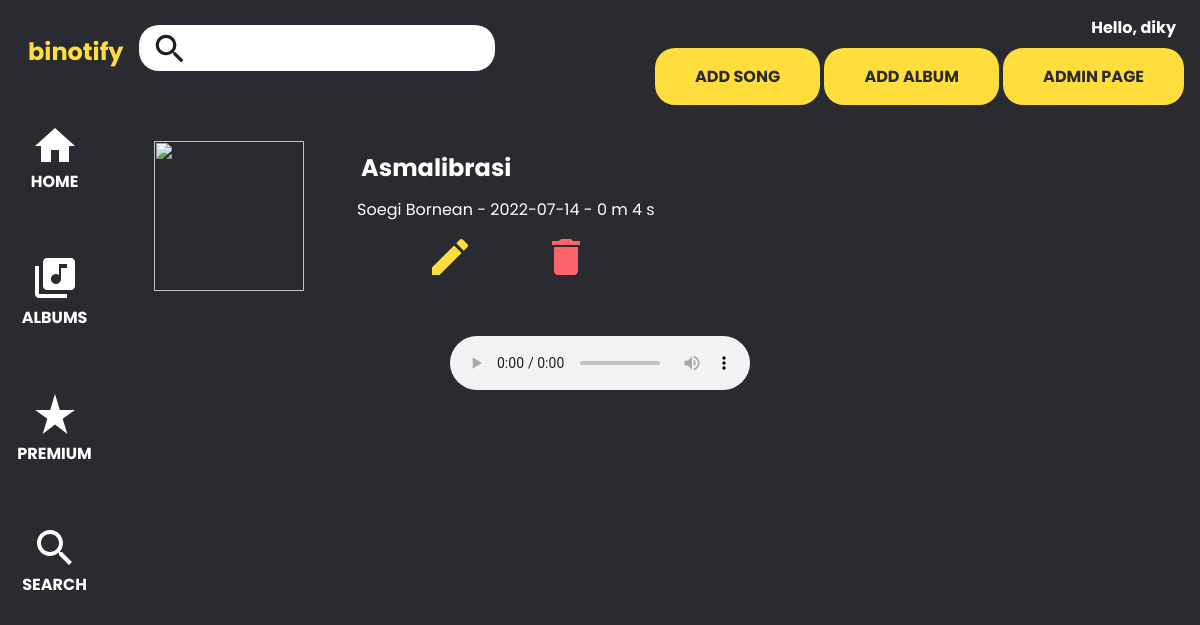
Screenshot of /song/29 (signed in) with the database file from the repository.
### tables this page shows
CREATE TABLE `song` (
  `song_id` int(10) UNSIGNED NOT NULL,
  `song_title` varchar(64) NOT NULL,
  `song_artist` varchar(128) DEFAULT NULL,
  `release_date` date NOT NULL DEFAULT current_timestamp(),
  `genre` varchar(64) DEFAULT NULL,
  `duration` int(11) NOT NULL DEFAULT 0,
  `audio_path` varchar(255) NOT NULL,
  `image_path` varchar(255) DEFAULT NULL,
  `album_id` int(10) UNSIGNED DEFAULT NULL
);

### src/app/core/Controller.php (called while the page is built, shortened)
<?php
class Controller
{
    public function view($view, $data = [])
    {
        require_once __DIR__ . '/../../app/views/' . $view . '.php';
    }
    public function model($model)
    {
        return new $model;
    }
}

### src/app/core/App.php (called while the page is built, shortened)
<?php
class App {
    protected $method = 'index';
    protected $params = [];
    public function __construct()
    {
        $url = $this->parseURL();
        if (isset($url[0])) {
            if (file_exists(__DIR__.'/../../app/controllers/' . $url[0] . '.php')) {
                unset($url[0]);
            }
        }
        $this->controller = new $this->controller;
        if (!empty($url)) {
            $this->params = array_values($url);
        }
        call_user_func_array([$this->controller, $this->method], $this->params);
    }
    public function parseURL()
    {
        if (isset($_GET['url'])) {
            $url = rtrim($_GET['url'], '/');
            $url = filter_var($url, FILTER_SANITIZE_URL);
            $url = explode('/', $url);
            return $url;
        }
    }
}

### src/index.php (called while the page is built, shortened)
<?php
$app = new App;

### src/app/core/Database.php (called while the page is built, shortened)
<?php
class Database
{
    private $host = DB_HOST;
    private $user = DB_USER;
    private $pass = DB_PASS;
    private $db_name = DB_NAME;
    private $dbh;
    private $stmt;
    public function __construct()
    {
        $dsn = 'mysql:host=' . $this->host . ';dbname=' . $this->db_name;
        $option = [
            PDO::ATTR_PERSISTENT => true,
            PDO::ATTR_ERRMODE => PDO::ERRMODE_EXCEPTION
        ];
        try {
            $this->dbh = new PDO($dsn, $this->user, $this->pass, $option);
        } catch (PDOException $e) {
            die($e->getMessage());
        }
    }
    public function query($query)
    {
        $this->stmt = $this->dbh->prepare($query);
    }
    public function bind($param, $value, $type = null)
    {
        if (is_null($type)) {
            switch (true) {
                default:
                    $type = PDO::PARAM_STR;
            }
        }
        $this->stmt->bindValue($param, $value, $type);
    }
    public function execute()
    {
        $this->stmt->execute();
    }
    public function single()
    {
        $this->execute();
        return $this->stmt->fetch(PDO::FETCH_ASSOC);
    }
}

### src/app/models/Song_model.php (called while the page is built, shortened)
<?php
class Song_model
{
	private $table = 'song';
	private $db;
	public function __construct()
	{
		$this->db = new Database;
	}
	public function getSongById($id)
	{
		$this->db->query("SELECT
            song_id, song_title, song_artist, release_date, genre, duration, audio_path, image_path, album_id
            FROM $this->table WHERE song_id=:song_id");
		$this->db->bind('song_id', $id);
		return $this->db->single();
	}
}

### src/app/views/song/index.php (the view, shortened to what this page needs)
<section id="song">
    <?php if ($data['song']) { ?>
        <div class="song-details">
            <div class="song-details" id="album-picture">
                <img src="<?= BASE_URL?>/<?=$data['song']['image_path'] ?? "public/assets/image/placeholder.jpg" ?>" width="150" height="150">
            </div>
            <div class="song-info">
                <h1><?= $data['song']['song_title'] ?></h1>
                <p><?= $data['song']['song_artist'] ?> - <?= $data['song']['release_date'] ?> - <?= floor($data['song']['duration'] / 60) ?> m <?= $data['song']['duration'] % 60 ?> s</p>
                <?php
                if (isset($_SESSION['isAdmin']) && $_SESSION['isAdmin'] == true) {
                ?>
                <div class="song-actions">
                    <a class="edit-button" href="<?= BASE_URL ?>/song/edit/<?= $data['song']['song_id'] ?>">
                    </a>
                    <a class="delete-button" href="<?= BASE_URL ?>/song/delete/<?= $data['song']['song_id'] ?>">
                        <svg width="28" height="36" viewBox="0 0 28 36" fill="none" xmlns="http://www.w3.org/2000/svg">
                            <path d="M2 32C2 34.2 3.8 36 6 36H22C24.2 36 26 34.2 26 32V8H2V32ZM28 2H21L19 0H9L7 2H0V6H28V2Z" fill="#FF646C"/>
                        </svg>
                    </a>
                </div>
                <?php } ?>
            </div>
        </div>
        <div class="audio-player-container">
            <?php if (!isset($_SESSION['username'])) { ?>
                <audio controls onplay="incrementNumPlay()" id="audio_player">
                    <source src="<?= BASE_URL?>/<?=$data['song']['audio_path']?>" type="audio/mpeg">
                </audio>
            <?php } else { ?>
                <audio controls id="audio-player">
                    <source src="<?= BASE_URL ?>/<?= $data['song']['audio_path'] ?>" type="audio/mpeg">
                </audio>
            <?php } ?>
        </div>
    <?php } else { ?>
        <h1>404 not found</h1>
    <?php } ?>
</section>

### rows the page displays
song: song_title "Asmalibrasi", song_artist "Soegi Bornean", release_date "2022-07-14", floor($data['song']['duration']/60) "0", $data['song']['duration']%60 "4"

### other values shown
$_SESSION['username'] "diky"
